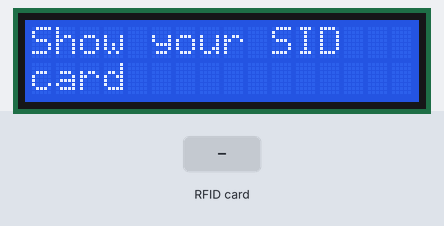
A sketch run on a simulated Arduino Uno, built with avr-gcc and run on an emulated ATmega328P. Parts: 16×2 character LCD. The inputs (shaded band) are chosen by the test bench.

Above: at 1.3 s.
1.4 s: RFID card 20 17 83 74 held to the reader
At 2.8 s:
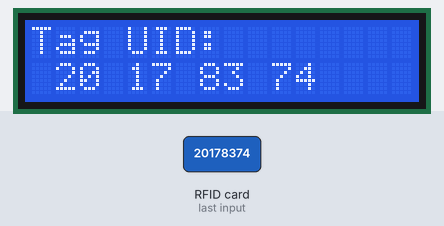
At 5.9 s:
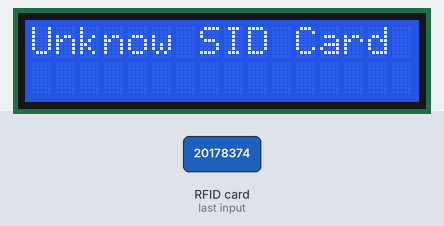
8.9 s: RFID card 5E 7A 19 C4 held to the reader
At 11.6 s:
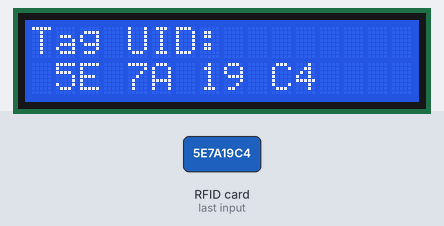
Timing chart, 0 to 13.1 s (numbered marks = the images above; inputs shaded):
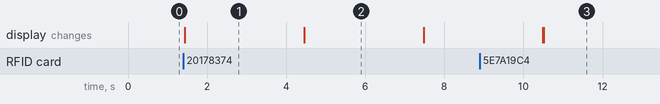

The sketch:

NFCReader-LCD.ino
```cpp
#include <SPI.h>

#include <MFRC522.h>

#include <Wire.h>

#include <LiquidCrystal_I2C.h>

#define SS_PIN 10

#define RST_PIN 9

LiquidCrystal_I2C lcd(0x27,16,2);

MFRC522 mfrc522(SS_PIN, RST_PIN); // Instance of the class

int SID[2][4] = {{214, 248, 28, 240}, {37, 223, 35, 0}}; //This is the stored UID (Unlock Card) (card 3: 34, 228, 143, 30): didnt add in code

int codeRead = 0;

String uidString;


void setup() {
  Serial.begin(9600);
  SPI.begin();       // Init SPI bus
  mfrc522.PCD_Init(); // Init MFRC522
  lcd.init(); // Print a message to the LCD
  lcd.backlight();
  lcd.setCursor(0,0);
  lcd.print("Show your SID");
  lcd.setCursor(0, 1);
  lcd.print("card");
}


void loop() {
if ( mfrc522.PICC_IsNewCardPresent())
    {
        if ( mfrc522.PICC_ReadCardSerial())
        {

           lcd.clear();

           //Serial.print("Tag UID:");
           lcd.setCursor(0,0);
           lcd.print("Tag UID:");
           lcd.setCursor(0,1);


           for (byte i = 0; i < mfrc522.uid.size; i++) {
                  lcd.print(mfrc522.uid.uidByte[i] < 0x10 ? " 0" : " ");
                  lcd.print(mfrc522.uid.uidByte[i], HEX);
            }
            boolean match = true;
            int tmp;
            for (int j = 0; j<2; j++)
            {
              match = true;
              for(int i= 0; i < 4; i++)
              {

               if(!(int(mfrc522.uid.uidByte[i]) == int(SID[j][i])))
                {
                  match = false;
                }
               }
               if (match == true)
               {
                 tmp=j;
                 break;
               }
            }


          delay(3000);

           lcd.clear();

           lcd.setCursor(0,0);


           if(match)
           {
             lcd.print("valid SID card");
             switch (tmp)
             {
              case 0:
              {
                Serial.println("20178374"); //Student: Ng Tsz Chiu
                delay(3000);
                lcd.clear();
                lcd.setCursor(0,0);
                lcd.print("Welcome!");
                lcd.setCursor(0,1);
                lcd.print("Ng Tsz Chiu");
                break;
              }
              case 1:
              {
                Serial.println("12345678"); //Student: Chim
                delay(3000);
                lcd.clear();
                lcd.setCursor(0,0);
                lcd.print("Welcome!");
                lcd.setCursor(0,1);
                lcd.print("Chim");
                break;
              }

             }
           }else{
              lcd.clear();
              lcd.setCursor(0,0);
              lcd.print("Unknow SID Card");
              delay(3000);
              lcd.setCursor(0,0);
              lcd.print("Please try again");
           }
             mfrc522.PICC_HaltA();
             delay(3000);
             reset_state();
        }
}
}
void reset_state()
{
    lcd.clear();
    lcd.setCursor(0,0);
    lcd.print("Show your SID");
    lcd.setCursor(0, 1);
    lcd.print("card");
}
```

Measured:
- after the input at 1.4 s, the display: changes at once (image 1)
- after the input at 8.9 s, the display: first differs from a run without the input after 1.6 s (image 3)
- what the display in image 1 shows lasts 3.1 s, from 1.4 s to 4.5 s
